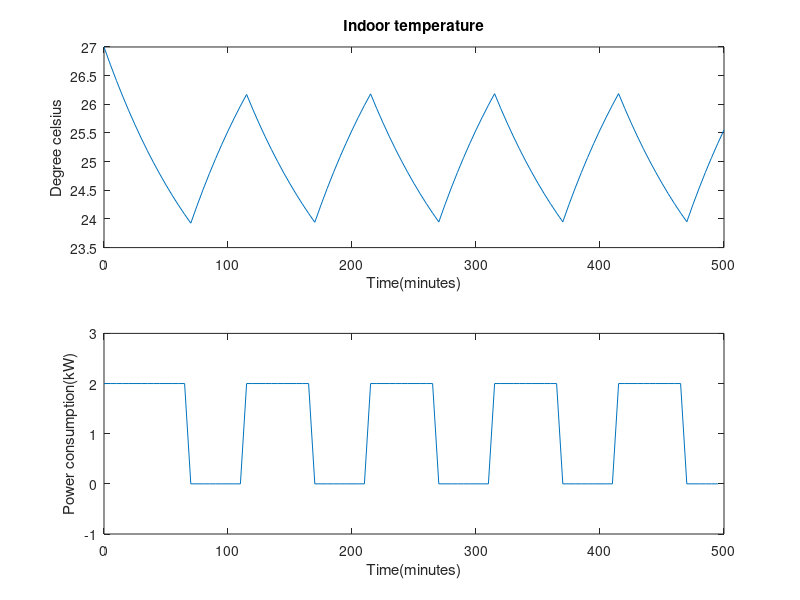

The MATLAB source for this figure:
%%
clear; clc;

x = zeros(1,100);
p = zeros(1,100);
x(1) = 26;

sw = 0; % 0 for off, 1 for on

for t = 1:100
    if x(t) > 26    % turn on
        sw = 1;
    elseif x(t) < 24
        sw = 0;
    end
    
    if sw == 1
        p(t) = 2000;
    else
        p(t) = 0;
    end
    
    x(t+1) = 0.95*x(t) + 0.05*(30-0.9/200*p(t));
    
end

tx = 0:5:500;
tp = 0:5:495;
figure(1);
subplot(2,1,1);
plot(tx,x);
xlabel('Time(minutes)'); ylabel('Degree celsius');
title('Indoor temperature');

subplot(2,1,2);
plot(tp,p/1000);
ylim([-1 3]);
xlabel('Time(minutes)'); ylabel('Power consumption(kW)');

total_e = sum(p) / 12 / 1000;

%%
clear; clc;

x = zeros(1,100);
p = zeros(1,100);
x(1) = 23;

sw = 0; % 0 for off, 1 for on

for t = 1:100
    if x(t) > 26    % turn on
        sw = 1;
    elseif x(t) < 24
        sw = 0;
    end
    
    if sw == 1
        p(t) = 2000;
    else
        p(t) = 0;
    end
    
    x(t+1) = 0.95*x(t) + 0.05*(30-0.9/200*p(t));
    
end

tx = 0:5:500;
tp = 0:5:495;
figure(1);
subplot(2,1,1);
plot(tx,x);
xlabel('Time(minutes)'); ylabel('Degree celsius');
title('Indoor temperature');

subplot(2,1,2);
plot(tp,p/1000);
ylim([-1 3]);
xlabel('Time(minutes)'); ylabel('Power consumption(kW)');

total_e = sum(p) / 12 / 1000;

%%
clear; clc;

x = zeros(1,100);
p = zeros(1,100);
x(1) = 27;

sw = 0; % 0 for off, 1 for on

for t = 1:100
    if x(t) > 26    % turn on
        sw = 1;
    elseif x(t) < 24
        sw = 0;
    end
    
    if sw == 1
        p(t) = 2000;
    else
        p(t) = 0;
    end
    
    x(t+1) = 0.95*x(t) + 0.05*(30-0.9/200*p(t));
    
end

tx = 0:5:500;
tp = 0:5:495;
figure(1);
subplot(2,1,1);
plot(tx,x);
xlabel('Time(minutes)'); ylabel('Degree celsius');
title('Indoor temperature');

subplot(2,1,2);
plot(tp,p/1000);
ylim([-1 3]);
xlabel('Time(minutes)'); ylabel('Power consumption(kW)');

total_e = sum(p) / 12 / 1000;